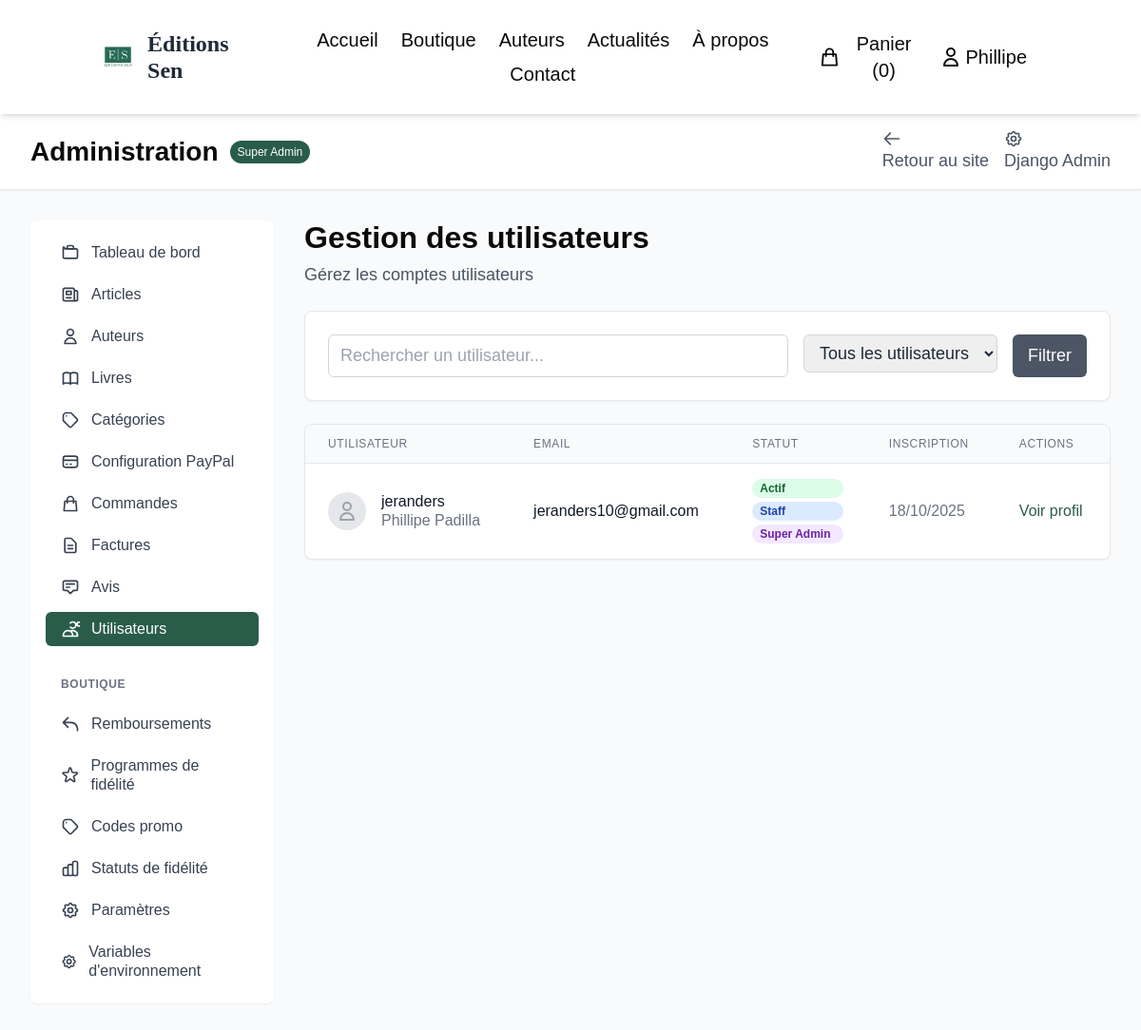
The page /administration/utilisateurs/ (signed in) on the database its author committed.
### accounts/models.py (models this page shows, shortened)
class User(AbstractUser):
    phone = models.CharField(max_length=20, blank=True, verbose_name="Téléphone")
    birth_date = models.DateField(null=True, blank=True, verbose_name="Date de naissance")
    billing_address = models.TextField(blank=True, verbose_name="Adresse de facturation")
    billing_city = models.CharField(max_length=100, blank=True, verbose_name="Ville")
    billing_postal_code = models.CharField(max_length=10, blank=True, verbose_name="Code postal")
    billing_country = models.CharField(max_length=100, blank=True, default="France", verbose_name="Pays")
    shipping_address = models.TextField(blank=True, verbose_name="Adresse de livraison")
    shipping_city = models.CharField(max_length=100, blank=True, verbose_name="Ville de livraison")
    shipping_postal_code = models.CharField(max_length=10, blank=True, verbose_name="Code postal de livraison")
    shipping_country = models.CharField(max_length=100, blank=True, default="France", verbose_name="Pays de livraison")
    newsletter = models.BooleanField(default=True, verbose_name="Recevoir la newsletter")
    marketing = models.BooleanField(default=False, verbose_name="Recevoir les offres marketing")
    created_at = models.DateTimeField(auto_now_add=True, verbose_name="Date d'inscription")
    updated_at = models.DateTimeField(auto_now=True, verbose_name="Dernière modification")
    class Meta:
        verbose_name = "Utilisateur"
        verbose_name_plural = "Utilisateurs"

### admin_panel/views.py (the view, shortened to what this page needs)
# urls.py: path('utilisateurs/', views.manage_users, name='users'),
@staff_member_required
def manage_users(request):
    search = request.GET.get('search', '')
    status = request.GET.get('status', 'all')
    users = User.objects.order_by('-date_joined')
    if status == 'active':
        users = users.filter(is_active=True)
    elif status == 'inactive':
        users = users.filter(is_active=False)
    elif status == 'staff':
        users = users.filter(is_staff=True)
    paginator = Paginator(users, 20)
    page_number = request.GET.get('page')
    page_obj = paginator.get_page(page_number)
    context = {
        'page_obj': page_obj,
        'search': search,
        'status': status,
    }
    return render(request, 'admin_panel/users.html', context)

### admin_panel/templates/admin_panel/users.html (shortened to what this page needs)
{% extends 'admin_panel/base_admin.html' %}
{% load static %}
{% block admin_content %}
<div class="space-y-6">
    <div class="flex justify-between items-center">
        <div>
            <h2 class="text-3xl font-bold text-dark">Gestion des utilisateurs</h2>
            <p class="text-gray-600 mt-2">Gérez les comptes utilisateurs</p>
        </div>
    </div>
    <div class="bg-white p-6 rounded-lg shadow-sm border">
        <form method="get" class="flex flex-wrap gap-4">
            <div class="flex-1 min-w-64">
                <input type="text" name="search" value="{{ search }}" placeholder="Rechercher un utilisateur..."
                       class="w-full px-3 py-2 border border-gray-300 rounded-md focus:outline-none focus:ring-2 focus:ring-primary">
            </div>
            <div>
                <select name="status" class="px-3 py-2 border border-gray-300 rounded-md focus:outline-none focus:ring-2 focus:ring-primary">
                    <option value="all" {% if status == 'all' %}selected{% endif %}>Tous les utilisateurs</option>
                </select>
            </div>
            <button type="submit" class="bg-gray-600 hover:bg-gray-700 text-white px-4 py-2 rounded-md transition-colors">
                Filtrer
            </button>
        </form>
    </div>
    <div class="bg-white rounded-lg shadow-sm border overflow-hidden">
        {% if page_obj %}
            <div class="overflow-x-auto">
                <table class="min-w-full divide-y divide-gray-200">
                    <thead class="bg-gray-50">
                        <tr>
                            <th class="px-6 py-3 text-left text-xs font-medium text-gray-500 uppercase tracking-wider">Utilisateur</th>
                            <th class="px-6 py-3 text-left text-xs font-medium text-gray-500 uppercase tracking-wider">Email</th>
                            <th class="px-6 py-3 text-left text-xs font-medium text-gray-500 uppercase tracking-wider">Statut</th>
                            <th class="px-6 py-3 text-left text-xs font-medium text-gray-500 uppercase tracking-wider">Inscription</th>
                            <th class="px-6 py-3 text-left text-xs font-medium text-gray-500 uppercase tracking-wider">Actions</th>
                        </tr>
                    </thead>
                    <tbody class="bg-white divide-y divide-gray-200">
                        {% for user in page_obj %}
                        <tr class="hover:bg-gray-50">
                            <td class="px-6 py-4 whitespace-nowrap">
                                <div class="flex items-center">
                                    <div class="flex-shrink-0 h-10 w-10">
                                        <div class="h-10 w-10 rounded-full bg-gray-200 flex items-center justify-center">
                                            <svg class="h-6 w-6 text-gray-400" fill="none" stroke="currentColor" viewBox="0 0 24 24">
                                                <path stroke-linecap="round" stroke-linejoin="round" stroke-width="2" d="M16 7a4 4 0 11-8 0 4 4 0 018 0zM12 14a7 7 0 00-7 7h14a7 7 0 00-7-7z" />
                                            </svg>
                                        </div>
                                    </div>
                                    <div class="ml-4">
                                        <div class="text-sm font-medium text-gray-900">{{ user.username }}</div>
                                        <div class="text-sm text-gray-500">
                                            {% if user.first_name or user.last_name %}
                                                {{ user.first_name }} {{ user.last_name }}
                                            {% else %}
                                                Nom complet non renseigné
                                            {% endif %}
                                        </div>
                                    </div>
                                </div>
                            </td>
                            <td class="px-6 py-4 whitespace-nowrap">
                                <div class="text-sm text-gray-900">{{ user.email }}</div>
                            </td>
                            <td class="px-6 py-4 whitespace-nowrap">
                                <div class="flex flex-col space-y-1">
                                    {% if user.is_active %}
                                        <span class="px-2 inline-flex text-xs leading-5 font-semibold rounded-full bg-green-100 text-green-800">
                                            Actif
                                        </span>
                                    {% else %}
                                        <span class="px-2 inline-flex text-xs leading-5 font-semibold rounded-full bg-red-100 text-red-800">
                                            Inactif
                                        </span>
                                    {% endif %}
                                    {% if user.is_staff %}
                                        <span class="px-2 inline-flex text-xs leading-5 font-semibold rounded-full bg-blue-100 text-blue-800">
                                            Staff
                                        </span>
                                    {% endif %}
                                    {% if user.is_superuser %}
                                        <span class="px-2 inline-flex text-xs leading-5 font-semibold rounded-full bg-purple-100 text-purple-800">
                                            Super Admin
                                        </span>
                                    {% endif %}
                                </div>
                            </td>
                            <td class="px-6 py-4 whitespace-nowrap text-sm text-gray-500">
                                {{ user.date_joined|date:"d/m/Y" }}
                            </td>
                            <td class="px-6 py-4 whitespace-nowrap text-sm font-medium space-x-2">
                                <a href="{% url 'accounts:profile' %}" class="text-primary hover:text-secondary">Voir profil</a>
                            </td>
                        </tr>
                        {% endfor %}
                    </tbody>
                </table>
            </div>
        {% endif %}
    </div>
</div>
{% endblock %}

### templates/header.html (shortened to what this page needs)
{% load static %}
<header class="bg-white shadow-md sticky top-0 z-50">
    <div class="container mx-auto px-4 py-6 flex flex-col md:flex-row justify-between items-center">
        <a href="{% url 'home:index' %}" class="mb-4 md:mb-0">
            <div class="flex items-center">
                <div class="h-10 w-10 rounded-full overflow-hidden mr-3">
                    <img src="{% static 'logo.jpg' %}" alt="Éditions Sen Logo" class="w-full h-full object-cover">
                </div>
                <span class="text-xl font-serif font-bold">Éditions Sen</span>
            </div>
        </a>
        <nav class="flex flex-wrap justify-center items-center">
            <a href="{% url 'home:index' %}" class="mx-3 my-1 text-dark hover:text-primary transition-colors text-lg">Accueil</a>
            <a href="{% url 'shop:book_list' %}" class="mx-3 my-1 text-dark hover:text-primary transition-colors text-lg">Boutique</a>
            <a href="{% url 'author:author_list' %}" class="mx-3 my-1 text-dark hover:text-primary transition-colors text-lg">Auteurs</a>
            <a href="{% url 'news:article_list' %}" class="mx-3 my-1 text-dark hover:text-primary transition-colors text-lg">Actualités</a>
            <a href="{% url 'home:a_propos' %}" class="mx-3 my-1 text-dark hover:text-primary transition-colors text-lg">À propos</a>
            <a href="{% url 'home:contact' %}" class="mx-3 my-1 text-dark hover:text-primary transition-colors text-lg">Contact</a>
        </nav>
        <div class="flex items-center mt-4 md:mt-0">
            <div class="relative mr-4 group">
                <button class="flex items-center text-dark hover:text-primary transition-colors" id="cart-button">
                    <svg xmlns="http://www.w3.org/2000/svg" class="h-6 w-6" fill="none" viewBox="0 0 24 24" stroke="currentColor">
                        <path stroke-linecap="round" stroke-linejoin="round" stroke-width="2" d="M16 11V7a4 4 0 00-8 0v4M5 9h14l1 12H4L5 9z" />
                    </svg>
                    <span class="ml-1 text-lg" id="cart-count">Panier (0)</span>
                </button>
            </div>
            {% if user.is_authenticated %}
                <div class="relative mr-4 group">
                    <button class="flex items-center text-dark hover:text-primary transition-colors">
                        <svg xmlns="http://www.w3.org/2000/svg" class="h-6 w-6" fill="none" viewBox="0 0 24 24" stroke="currentColor">
                            <path stroke-linecap="round" stroke-linejoin="round" stroke-width="2" d="M16 7a4 4 0 11-8 0 4 4 0 018 0zM12 14a7 7 0 00-7 7h14a7 7 0 00-7-7z" />
                        </svg>
                        <span class="ml-1 text-lg">{{ user.first_name|default:user.username }}</span>
                    </button>
                </div>
            {% endif %}
        </div>
    </div>
</header>

### templates/base.html (style rules this page uses)
body { font-size: 18px; line-height: 1.6; }
.text-sm { font-size: 16px !important; }
.text-lg { font-size: 20px !important; }
.text-xl { font-size: 24px !important; }
.text-3xl { font-size: 32px !important; }

### rows shown on the page
User: first_name "Phillipe", username "jeranders", last_name "Padilla", email "jeranders10@gmail.com", is_active "Actif", is_staff "Staff", is_superuser "Super Admin", date_joined "18/10/2025"
